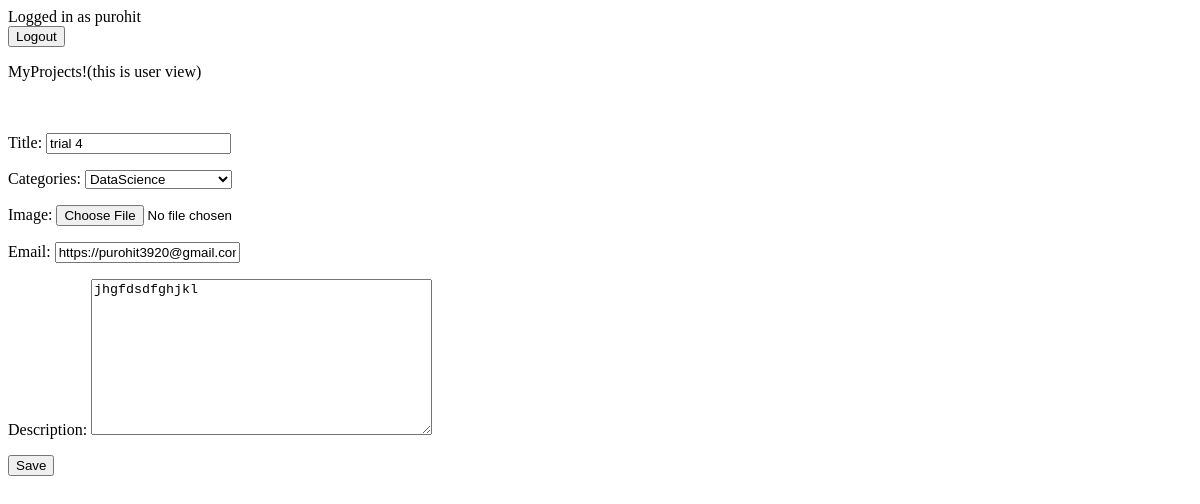
The app's page /myprojects/4/ (signed in), older data.
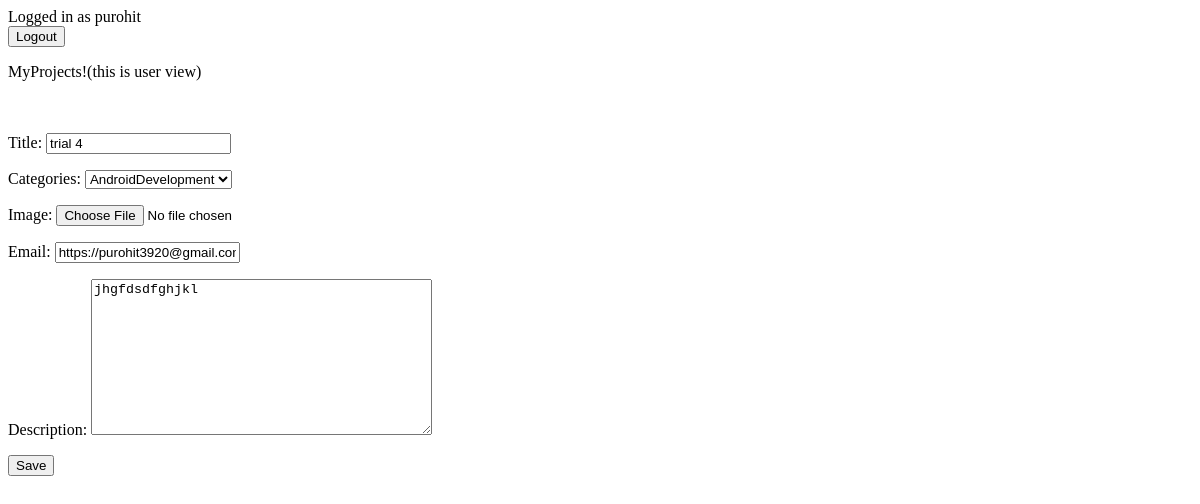
The same page, newer data.
### Hookups/models.py (models this page shows, shortened)
class Project(models.Model):
	CATEGORIES_CHOICES = [
        ('WebDevelopment', 'WebDevelopment'),
        ('AndroidDevelopment', 'AndroidDevelopment'),
        ('BlockChain', 'BlockChain'),
        ('IOT', 'IOT'),
        ('MachineLearning', 'MachineLearning'),
		('IosDevelopment', 'IosDevelopment'),
		('DataScience', 'DataScience'),
		('Others', 'Others'),
    ]
	title=models.CharField(max_length=120)
	categories = models.CharField(max_length=100,choices=CATEGORIES_CHOICES,default='WebDevelopment',blank=False)
	image=models.ImageField(upload_to='Hookups/images/',blank=True)
	email=models.CharField(max_length=200)
	description=models.TextField()
	created=models.DateTimeField(auto_now_add=True)
	user=models.ForeignKey(User, on_delete=models.CASCADE)

### Hookups/views.py (the view, shortened to what this page needs)
# urls.py: path('myprojects/<int:hookup_pk>/',views.userviewproject,name="userviewproject"),
def userviewproject(request,hookup_pk):
	hookup=get_object_or_404(Project, pk=hookup_pk,user=request.user)
	if request.method=='GET':
		form= ProjectForm(instance=hookup)
		return render(request,'Hookup/userviewproject.html',{'form':form})

### Hookups/forms.py
class ProjectForm(ModelForm):
	class Meta:
		model= Project
		fields =['title','categories','image','email','description']

### Hookups/templates/Hookup/userviewproject.html (shortened to what this page needs)
{% extends 'Hookup/base.html' %}
{% block content %}
MyProjects!(this is user view)
<form method="POST">
	{{ form.as_p }}
	<button type="submit">Save</button>
</form>
{% endblock %}

### Hookups/templates/Hookup/base.html (shortened to what this page needs)
{% if user.is_authenticated %}
Logged in as {{ user.username }}
<form action="{% url 'logoutuser' %}" method="POST">
	<button type="submit">Logout</button>
</form>
{% else %}
<a href="{% url 'signupuser' %}">SignUp</a>
<a href="{% url 'loginuser' %}">Login</a>
{% endif %}
{% block content %}
{% endblock %}

Row changes from the older to the newer data that the page shows:
changed Project "trial 4": categories "DataScience" → "AndroidDevelopment"
